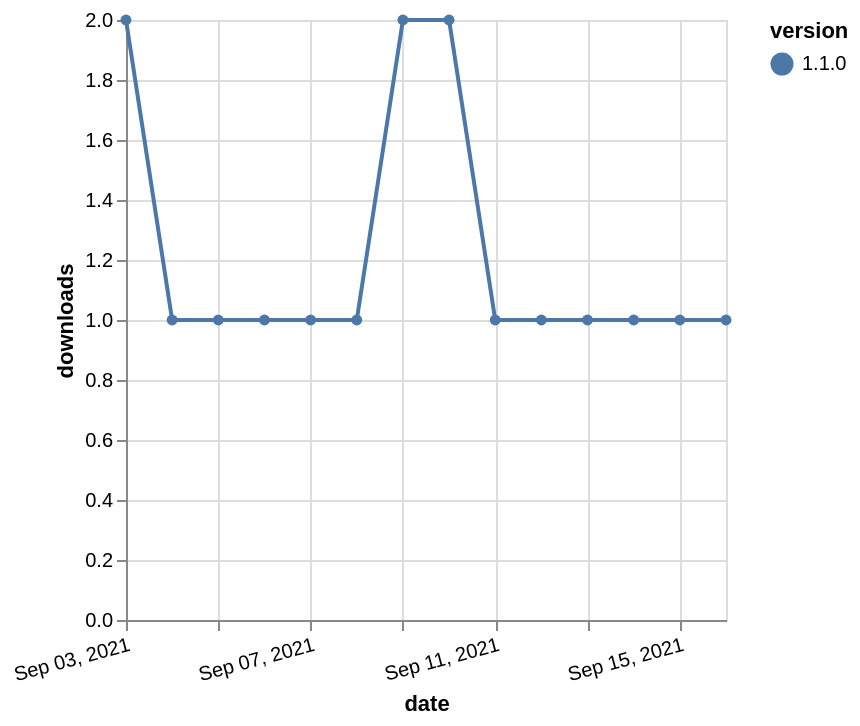

Here is the Vega-Lite specification saved for this chart:
### Vega-Lite specification from a JSON file in a GitHub repository (floating-point values rounded to 4 significant figures)
{"$schema": "https://vega.github.io/schema/vega-lite/v5.json", "description": "A simple bar chart with embedded data.", "data": {"values": [{"date": "2021-09-03", "total": 43, "delta": 2, "version": "1.1.0"}, {"date": "2021-09-04", "total": 44, "delta": 1, "version": "1.1.0"}, {"date": "2021-09-05", "total": 45, "delta": 1, "version": "1.1.0"}, {"date": "2021-09-06", "total": 46, "delta": 1, "version": "1.1.0"}, {"date": "2021-09-07", "total": 47, "delta": 1, "version": "1.1.0"}, {"date": "2021-09-08", "total": 48, "delta": 1, "version": "1.1.0"}, {"date": "2021-09-09", "total": 50, "delta": 2, "version": "1.1.0"}, {"date": "2021-09-10", "total": 52, "delta": 2, "version": "1.1.0"}, {"date": "2021-09-11", "total": 53, "delta": 1, "version": "1.1.0"}, {"date": "2021-09-12", "total": 54, "delta": 1, "version": "1.1.0"}, {"date": "2021-09-13", "total": 55, "delta": 1, "version": "1.1.0"}, {"date": "2021-09-14", "total": 56, "delta": 1, "version": "1.1.0"}, {"date": "2021-09-15", "total": 57, "delta": 1, "version": "1.1.0"}, {"date": "2021-09-16", "total": 58, "delta": 1, "version": "1.1.0"}]}, "width": "container", "mark": {"type": "line", "point": {"filled": true}}, "encoding": {"x": {"field": "date", "type": "temporal", "timeUnit": "yearmonthdate", "title": "date", "axis": {"labelAngle": -15}}, "y": {"field": "delta", "type": "quantitative", "title": "downloads"}, "color": {"field": "version", "type": "nominal"}, "tooltip": {"field": "delta"}}}
